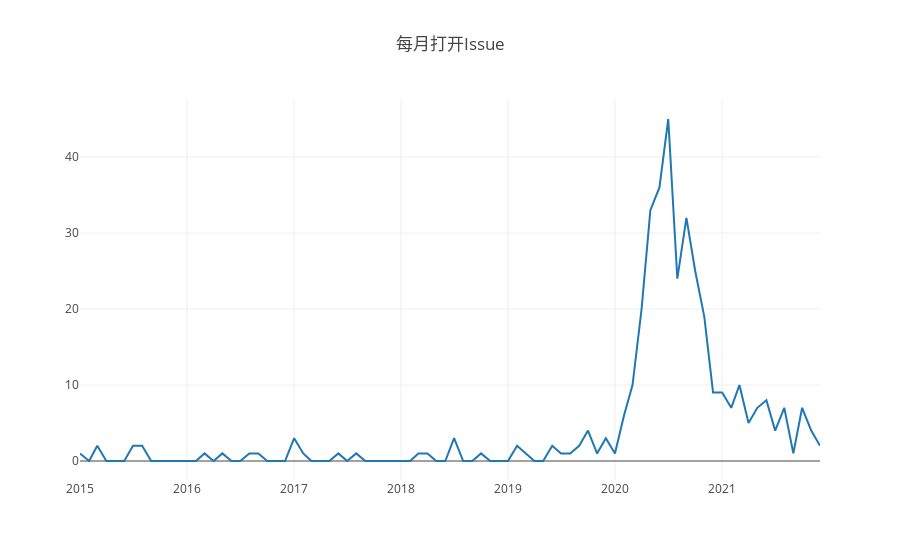

The cell this chart's notebook holds for it:
### Code cell
openDigger.render.plotly([{
        x: all.map(d => d.time),
        y: all.map(d => d.count),
        name: '打开Issue',mode: 'scatter'
    }], {title: `每月打开Issue`, xasix: { type: 'category' } })
console.table(all)
